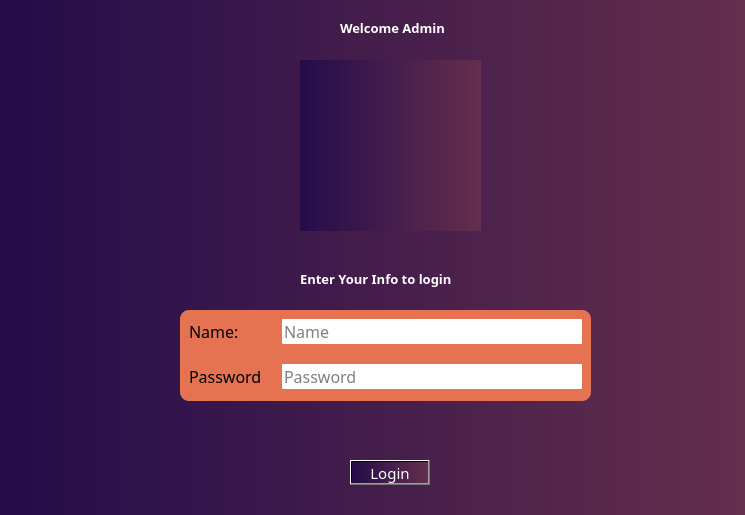
<?xml version="1.0" encoding="UTF-8"?>
<ui version="4.0">
 <class>AdminLogin</class>
 <widget class="QWidget" name="AdminLogin">
  <property name="geometry">
   <rect>
    <x>0</x>
    <y>0</y>
    <width>745</width>
    <height>515</height>
   </rect>
  </property>
  <property name="font">
   <font>
    <family>Hack Nerd Font</family>
    <pointsize>10</pointsize>
   </font>
  </property>
  <property name="windowTitle">
   <string>Login</string>
  </property>
  <property name="windowIcon">
   <iconset resource="../Icons/resources.qrc">
    <normaloff>:/resources/ict-university-461753.jpg</normaloff>:/resources/ict-university-461753.jpg</iconset>
  </property>
  <property name="styleSheet">
   <string notr="true">background-color: qlineargradient(x1:3, y1:0, x2:0, y2:0, stop:0 #E57352, stop:1 #240C4A);
</string>
  </property>
  <widget class="QLabel" name="label">
   <property name="geometry">
    <rect>
     <x>300</x>
     <y>60</y>
     <width>181</width>
     <height>171</height>
    </rect>
   </property>
   <property name="text">
    <string/>
   </property>
   <property name="pixmap">
    <pixmap resource="../Icons/resources.qrc">:/resources/vibrent_8.png</pixmap>
   </property>
  </widget>
  <widget class="QLabel" name="label_2">
   <property name="geometry">
    <rect>
     <x>340</x>
     <y>20</y>
     <width>111</width>
     <height>16</height>
    </rect>
   </property>
   <property name="font">
    <font>
     <family>Hack Nerd Font</family>
     <pointsize>10</pointsize>
     <bold>true</bold>
    </font>
   </property>
   <property name="styleSheet">
    <string notr="true">background-color: none;

color:white;</string>
   </property>
   <property name="text">
    <string>Welcome Admin</string>
   </property>
  </widget>
  <widget class="QLabel" name="label_4">
   <property name="geometry">
    <rect>
     <x>300</x>
     <y>270</y>
     <width>191</width>
     <height>17</height>
    </rect>
   </property>
   <property name="font">
    <font>
     <family>Hack Nerd Font</family>
     <pointsize>10</pointsize>
     <bold>true</bold>
    </font>
   </property>
   <property name="styleSheet">
    <string notr="true">background-color: none;

color:white;</string>
   </property>
   <property name="text">
    <string>Enter Your Info to login</string>
   </property>
  </widget>
  <widget class="QPushButton" name="pushButton">
   <property name="geometry">
    <rect>
     <x>350</x>
     <y>460</y>
     <width>80</width>
     <height>25</height>
    </rect>
   </property>
   <property name="font">
    <font>
     <family>Hack Nerd Font</family>
     <pointsize>11</pointsize>
    </font>
   </property>
   <property name="styleSheet">
    <string notr="true">color:white;</string>
   </property>
   <property name="text">
    <string>Login</string>
   </property>
  </widget>
  <widget class="QFrame" name="frame">
   <property name="geometry">
    <rect>
     <x>180</x>
     <y>310</y>
     <width>411</width>
     <height>91</height>
    </rect>
   </property>
   <property name="styleSheet">
    <string notr="true">background-color: #E57352;

color:black;



border-radius:9px;</string>
   </property>
   <layout class="QFormLayout" name="formLayout">
    <property name="horizontalSpacing">
     <number>20</number>
    </property>
    <property name="verticalSpacing">
     <number>20</number>
    </property>
    <item row="0" column="0">
     <widget class="QLabel" name="label_3">
      <property name="font">
       <font>
        <family>Hack Nerd Font</family>
        <pointsize>12</pointsize>
       </font>
      </property>
      <property name="styleSheet">
       <string notr="true">
border-radius:1px;</string>
      </property>
      <property name="text">
       <string>Name:</string>
      </property>
     </widget>
    </item>
    <item row="0" column="1">
     <widget class="QLineEdit" name="lineEdit">
      <property name="font">
       <font>
        <family>Hack Nerd Font</family>
        <pointsize>12</pointsize>
       </font>
      </property>
      <property name="styleSheet">
       <string notr="true">background-color:white;
background-color:white;
border-radius:1px;</string>
      </property>
      <property name="echoMode">
       <enum>QLineEdit::Password</enum>
      </property>
      <property name="placeholderText">
       <string>Name</string>
      </property>
     </widget>
    </item>
    <item row="1" column="0">
     <widget class="QLabel" name="label_5">
      <property name="font">
       <font>
        <family>Hack Nerd Font</family>
        <pointsize>12</pointsize>
       </font>
      </property>
      <property name="styleSheet">
       <string notr="true">
border-radius:1px;</string>
      </property>
      <property name="text">
       <string>Password</string>
      </property>
     </widget>
    </item>
    <item row="1" column="1">
     <widget class="QLineEdit" name="lineEdit_2">
      <property name="font">
       <font>
        <family>Hack Nerd Font</family>
        <pointsize>12</pointsize>
       </font>
      </property>
      <property name="styleSheet">
       <string notr="true">background-color:white;
border-radius:1px;</string>
      </property>
      <property name="text">
       <string/>
      </property>
      <property name="echoMode">
       <enum>QLineEdit::Password</enum>
      </property>
      <property name="placeholderText">
       <string>Password</string>
      </property>
     </widget>
    </item>
   </layout>
  </widget>
 </widget>
 <resources>
  <include location="../Icons/resources.qrc"/>
 </resources>
 <connections/>
</ui>
